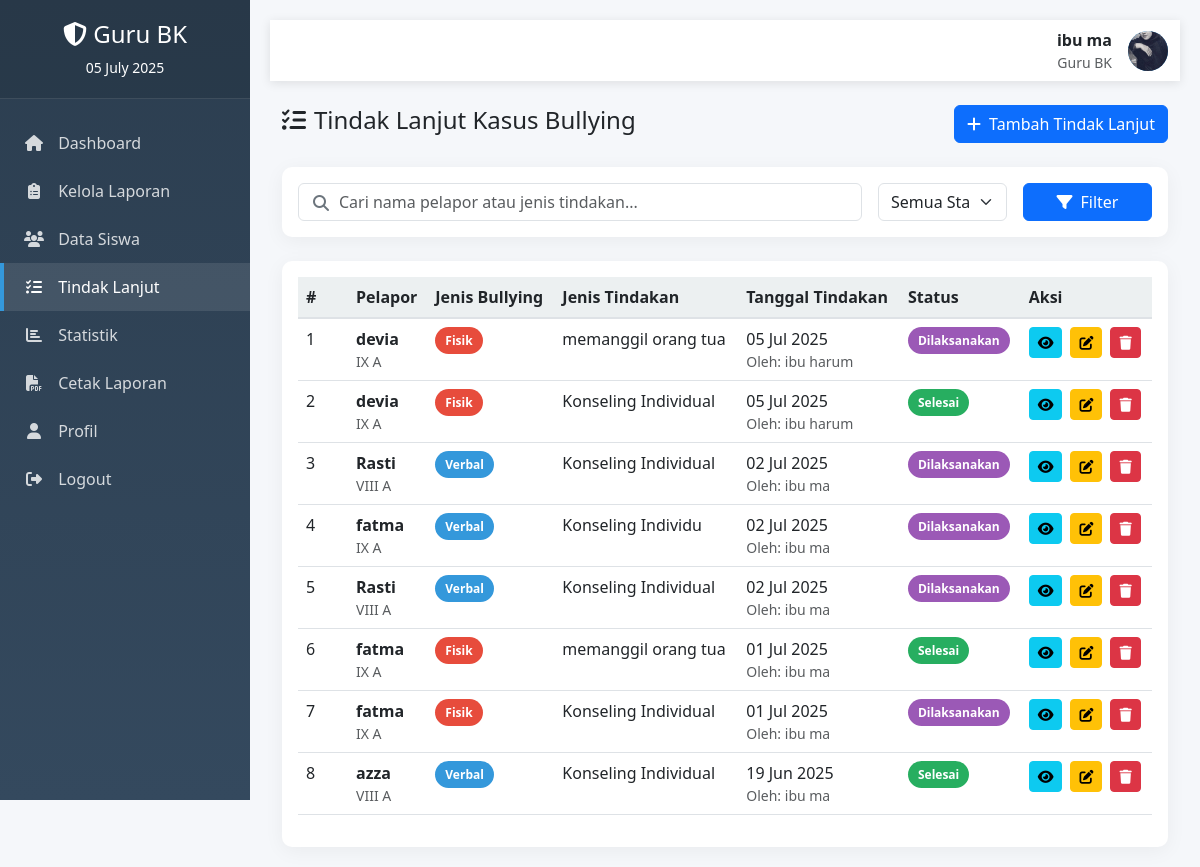
The app's page /teacher/tindak_lanjut.php (signed in) with its own data.
### tables this page shows
CREATE TABLE `guru_bk` (
  `id_guru` int(11) NOT NULL,
  `nip` varchar(18) NOT NULL,
  `nama_guru` varchar(100) NOT NULL,
  `username` varchar(50) NOT NULL,
  `password` varchar(255) NOT NULL,
  `foto` varchar(255) DEFAULT NULL,
  `status` enum('Aktif','Tidak Aktif') DEFAULT 'Aktif',
  `created_at` timestamp NOT NULL DEFAULT current_timestamp(),
  `updated_at` timestamp NOT NULL DEFAULT current_timestamp() ON UPDATE current_timestamp()
);

CREATE TABLE `tindak_lanjut` (
  `id_tindak_lanjut` int(11) NOT NULL,
  `id_laporan` int(11) NOT NULL,
  `jenis_tindakan` varchar(100) NOT NULL,
  `deskripsi_tindakan` text NOT NULL,
  `tanggal_tindakan` date NOT NULL,
  `id_guru_pelaksana` int(11) NOT NULL,
  `status_tindakan` enum('Direncanakan','Dilaksanakan','Selesai') DEFAULT 'Direncanakan',
  `hasil_tindakan` text DEFAULT NULL,
  `created_at` timestamp NOT NULL DEFAULT current_timestamp()
);

CREATE TABLE `siswa` (
  `id_siswa` int(11) NOT NULL,
  `nisn` varchar(10) NOT NULL COMMENT 'Nomor Induk Siswa Nasional',
  `nama_siswa` varchar(100) NOT NULL,
  `kelas` varchar(10) NOT NULL,
  `jenis_kelamin` enum('Laki-laki','Perempuan') NOT NULL,
  `alamat` text DEFAULT NULL,
  `no_hp_ortu` varchar(15) NOT NULL,
  `password` varchar(255) NOT NULL,
  `foto` varchar(255) DEFAULT NULL,
  `status` enum('Aktif','Tidak Aktif') DEFAULT 'Aktif',
  `created_at` timestamp NOT NULL DEFAULT current_timestamp(),
  `updated_at` timestamp NOT NULL DEFAULT current_timestamp() ON UPDATE current_timestamp()
);

CREATE TABLE `laporan_bullying` (
  `id_laporan` int(11) NOT NULL,
  `id_siswa_pelapor` int(11) NOT NULL,
  `nama_pelaku` varchar(100) NOT NULL,
  `kelas_pelaku` varchar(10) NOT NULL,
  `jenis_bullying` enum('Fisik','Verbal','Sosial','Cyber') NOT NULL,
  `tingkat_bullying` enum('Ringan','Sedang','Berat') NOT NULL,
  `deskripsi_kejadian` text NOT NULL,
  `lokasi_kejadian` varchar(255) NOT NULL,
  `tanggal_kejadian` date NOT NULL,
  `waktu_kejadian` time DEFAULT NULL,
  `saksi` varchar(255) DEFAULT NULL,
  `status_laporan` enum('Menunggu','Diproses','Selesai','Ditolak') DEFAULT 'Menunggu',
  `id_guru_penangani` int(11) DEFAULT NULL,
  `catatan_guru` text DEFAULT NULL,
  `tanggal_penanganan` datetime DEFAULT NULL,
  `created_at` timestamp NOT NULL DEFAULT current_timestamp(),
  `updated_at` timestamp NOT NULL DEFAULT current_timestamp() ON UPDATE current_timestamp(),
  `id_siswa_pelaku` int(11) DEFAULT NULL
);

### config/koneksi.php (called while the page is built, shortened)
<?php
$conn = new mysqli(DB_HOST, DB_USER, DB_PASS, DB_NAME);
$conn->set_charset("utf8");
function get_logged_in_user() {
    global $conn;
    $user_id = $_SESSION['user_id'];
    $user_type = $_SESSION['user_type'];
    if ($user_type == 'siswa') {
        $stmt = $conn->prepare("SELECT * FROM siswa WHERE id_siswa = ?");
        $stmt->bind_param("i", $user_id);
    } else {
        $stmt = $conn->prepare("SELECT * FROM guru_bk WHERE id_guru = ?");
        $stmt->bind_param("i", $user_id);
    }
    $stmt->execute();
    $result = $stmt->get_result();
    if ($result->num_rows > 0) {
        return $result->fetch_assoc();
    }
    return null;
}
?>

### teacher/tindak_lanjut.php (the view, shortened to what this page needs)
<?php
require_once '../config/koneksi.php';
$guru = get_logged_in_user();
$query = "SELECT tl.*, lb.jenis_bullying, lb.status_laporan,
          s.nama_siswa as nama_pelapor, s.kelas as kelas_pelapor,
          gb.nama_guru as nama_guru_pelaksana
          FROM tindak_lanjut tl
          JOIN laporan_bullying lb ON tl.id_laporan = lb.id_laporan
          JOIN siswa s ON lb.id_siswa_pelapor = s.id_siswa
          LEFT JOIN guru_bk gb ON tl.id_guru_pelaksana = gb.id_guru
          ORDER BY tl.tanggal_tindakan DESC, tl.created_at DESC";
$result = $conn->query($query);
$search = isset($_GET['search']) ? clean_input($_GET['search']) : '';
?>
<!DOCTYPE html>
<html lang="id">
<head>
    <link rel="stylesheet" href="https://cdnjs.cloudflare.com/ajax/libs/font-awesome/6.4.0/css/all.min.css">
    <link href="https://cdn.jsdelivr.net/npm/bootstrap@5.3.0/dist/css/bootstrap.min.css" rel="stylesheet">
</head>
<body>
    <div class="sidebar">
        <div class="sidebar-header text-center">
            <h4><i class="fas fa-shield-alt"></i> Guru BK</h4>
            <p class="mb-0 small"><?= date('d F Y') ?></p>
        </div>
        <div class="sidebar-menu">
            <a href="dashboard.php"><i class="fas fa-home"></i> Dashboard</a>
            <a href="kelola_laporan.php"><i class="fas fa-clipboard-list"></i> Kelola Laporan</a>
            <a href="kelola_siswa.php"><i class="fas fa-users"></i> Data Siswa</a>
            <a href="tindak_lanjut.php" class="active"><i class="fas fa-tasks"></i> Tindak Lanjut</a>
            <a href="statistik.php"><i class="fas fa-chart-bar"></i> Statistik</a>
            <a href="cetak_laporan.php"><i class="fas fa-file-pdf"></i> Cetak Laporan</a>
            <a href="profile.php"><i class="fas fa-user"></i> Profil</a>
            <a href="../logout.php"><i class="fas fa-sign-out-alt"></i> Logout</a>
        </div>
    </div>
    <div class="main-content">
        <nav class="navbar navbar-expand-lg navbar-light navbar-custom mb-4">
            <div class="container-fluid">
                 <div class="d-flex align-items-center ms-auto">
                    <div class="me-3 text-end">
                        <div class="fw-bold"><?= htmlspecialchars($guru['nama_guru']) ?></div>
                        <div class="small text-muted">Guru BK</div>
                    </div>
                    <div class="user-avatar">
                        <?php if (!empty($guru['foto'])): ?>
                            <img src="../assets/uploads/foto_guru/<?= htmlspecialchars($guru['foto']) ?>" alt="Foto Profil" class="foto-siswa">
                        <?php else: ?>
                            <?= strtoupper(substr($guru['nama_guru'], 0, 1)) ?>
                        <?php endif; ?>
                    </div>
                </div>
            </div>
        </nav>
        <div class="container-fluid">
            <div class="d-flex justify-content-between align-items-center mb-4">
                <h4><i class="fas fa-tasks me-2"></i>Tindak Lanjut Kasus Bullying</h4>
                <a href="#" class="btn btn-primary" data-bs-toggle="modal" data-bs-target="#tambahTindakLanjutModal">
                    <i class="fas fa-plus me-2"></i>Tambah Tindak Lanjut
                </a>
            </div>
            <div class="card card-custom mb-4">
                <div class="card-body">
                    <form method="GET" class="row g-3">
                        <div class="col-md-8">
                            <div class="search-box">
                                <i class="fas fa-search"></i>
                                <input type="text" class="form-control" name="search" placeholder="Cari nama pelapor atau jenis tindakan..."
                                       value="<?= htmlspecialchars($search) ?>">
                            </div>
                        </div>
                        <div class="col-md-2">
                            <select class="form-select" name="status">
                                <option value="">Semua Status</option>
                            </select>
                        </div>
                        <div class="col-md-2">
                            <button type="submit" class="btn btn-primary w-100">
                                <i class="fas fa-filter me-2"></i>Filter
                            </button>
                        </div>
                    </form>
                </div>
            </div>
            <div class="card card-custom">
                <div class="card-body">
                    <div class="table-responsive">
                        <table class="table table-hover table-custom">
                            <thead>
                                <tr>
                                    <th width="50px">#</th>
                                    <th>Pelapor</th>
                                    <th>Jenis Bullying</th>
                                    <th>Jenis Tindakan</th>
                                    <th>Tanggal Tindakan</th>
                                    <th>Status</th>
                                    <th>Aksi</th>
                                </tr>
                            </thead>
                            <tbody>
                                <?php if ($result->num_rows > 0): ?>
                                    <?php $no = 1; ?>
                                    <?php while ($tindak = $result->fetch_assoc()): ?>
                                        <tr>
                                            <td><?= $no++ ?></td>
                                            <td>
                                                <strong><?= htmlspecialchars($tindak['nama_pelapor']) ?></strong>
                                                <div class="small text-muted"><?= htmlspecialchars($tindak['kelas_pelapor']) ?></div>
                                            </td>
                                            <td>
                                                <span class="badge-jenis jenis-<?= strtolower($tindak['jenis_bullying']) ?>">
                                                    <?= htmlspecialchars($tindak['jenis_bullying']) ?>
                                                </span>
                                            </td>
                                            <td><?= htmlspecialchars($tindak['jenis_tindakan']) ?></td>
                                            <td>
                                                <?= date('d M Y', strtotime($tindak['tanggal_tindakan'])) ?>
                                                <div class="small text-muted">
                                                    <?= !empty($tindak['nama_guru_pelaksana']) ? 'Oleh: ' . htmlspecialchars($tindak['nama_guru_pelaksana']) : '' ?>
                                                </div>
                                            </td>
                                            <td>
                                                <span class="status-badge status-<?= strtolower($tindak['status_tindakan']) ?>">
                                                    <?= htmlspecialchars($tindak['status_tindakan']) ?>
                                                </span>
                                            </td>
                                            <td>
                                                <div class="d-flex gap-2">
                                                    <a href="detail_tindak_lanjut.php?id=<?= $tindak['id_tindak_lanjut'] ?>" class="btn btn-sm btn-info">
                                                        <i class="fas fa-eye"></i>
                                                    </a>
                                                    <button class="btn btn-sm btn-warning" data-bs-toggle="modal"
                                                            data-bs-target="#editTindakLanjutModal<?= $tindak['id_tindak_lanjut'] ?>">
                                                        <i class="fas fa-edit"></i>
                                                    </button>
                                                    <button class="btn btn-sm btn-danger" data-bs-toggle="modal"
                                                            data-bs-target="#hapusTindakLanjutModal<?= $tindak['id_tindak_lanjut'] ?>">
                                                        <i class="fas fa-trash"></i>
                                                    </button>
                                                </div>
                                            </td>
                                        </tr>
                                    <?php endwhile; ?>
                                <?php endif; ?>
                            </tbody>
                        </table>
                    </div>
                </div>
            </div>
        </div>
    </div>
</body>
</html>

### teacher/tindak_lanjut.php (style rules this page uses)
:root { --primary: #3498db; --secondary: #2c3e50; --success: #27ae60; --danger: #e74c3c; --warning: #f39c12; --info: #9b59b6; --light: #ecf0f1; --dark: #34495e; }
body { font-family: 'Segoe UI', Tahoma, Geneva, Verdana, sans-serif; background-color: #f5f7fa; }
.sidebar { width: 250px; min-height: 100vh; background: linear-gradient(to bottom, var(--secondary), var(--dark)); color: white; position: fixed; transition: all 0.3s; z-index: 1000; }
.sidebar-header { padding: 20px; background: rgba(0, 0, 0, 0.1); border-bottom: 1px solid rgba(255, 255, 255, 0.1); }
.sidebar-menu { padding: 20px 0; }
.sidebar-menu a { display: block; padding: 12px 20px; color: rgba(255, 255, 255, 0.8); text-decoration: none; transition: all 0.3s; border-left: 4px solid transparent; }
.sidebar-menu a:hover, .sidebar-menu a.active { background: rgba(255, 255, 255, 0.1); color: white; border-left-color: var(--primary); }
.sidebar-menu i { margin-right: 10px; width: 20px; text-align: center; }
.main-content { margin-left: 250px; padding: 20px; min-height: 100vh; }
.navbar-custom { background-color: white; box-shadow: 0 2px 10px rgba(0, 0, 0, 0.1); }
.card-custom { border-radius: 10px; border: none; box-shadow: 0 4px 20px rgba(0, 0, 0, 0.05); }
.table-custom th { background-color: var(--light); border-bottom: 2px solid #dee2e6; }
.user-avatar { width: 40px; height: 40px; border-radius: 50%; background-color: var(--primary); color: white; display: flex; align-items: center; justify-content: center; font-weight: bold; overflow: hidden; }
.user-avatar img { width: 100%; height: 100%; object-fit: cover; }
.status-badge { padding: 5px 10px; border-radius: 20px; font-size: 12px; font-weight: 600; }
.status-dilaksanakan { background-color: var(--info); color: white; }
.status-selesai { background-color: var(--success); color: white; }
.badge-jenis { padding: 5px 10px; border-radius: 20px; font-size: 12px; font-weight: 600; }
.jenis-fisik { background-color: #e74c3c; color: white; }
.jenis-verbal { background-color: #3498db; color: white; }
.search-box { position: relative; }
.search-box .form-control { padding-left: 40px; }
.search-box i { position: absolute; left: 15px; top: 12px; color: #6c757d; }

### records on screen
guru_bk: nama_guru "ibu ma", foto (picture)
tindak_lanjut: siswa.nama_siswa "devia", siswa.kelas "IX A", id_laporan.jenis_bullying "Fisik", jenis_tindakan "memanggil orang tua", tanggal_tindakan "05 Jul 2025", id_guru_pelaksana.nama_guru "ibu harum", status_tindakan "Dilaksanakan"
tindak_lanjut: siswa.nama_siswa "devia", siswa.kelas "IX A", id_laporan.jenis_bullying "Fisik", jenis_tindakan "Konseling Individual", tanggal_tindakan "05 Jul 2025", id_guru_pelaksana.nama_guru "ibu harum", status_tindakan "Selesai"
tindak_lanjut: siswa.nama_siswa "Rasti", siswa.kelas "VIII A", id_laporan.jenis_bullying "Verbal", jenis_tindakan "Konseling Individual", tanggal_tindakan "02 Jul 2025", id_guru_pelaksana.nama_guru "ibu ma", status_tindakan "Dilaksanakan"
tindak_lanjut: siswa.nama_siswa "fatma", siswa.kelas "IX A", id_laporan.jenis_bullying "Verbal", jenis_tindakan "Konseling Individu", tanggal_tindakan "02 Jul 2025", id_guru_pelaksana.nama_guru "ibu ma", status_tindakan "Dilaksanakan"
tindak_lanjut: siswa.nama_siswa "Rasti", siswa.kelas "VIII A", id_laporan.jenis_bullying "Verbal", jenis_tindakan "Konseling Individual", tanggal_tindakan "02 Jul 2025", id_guru_pelaksana.nama_guru "ibu ma", status_tindakan "Dilaksanakan"
tindak_lanjut: siswa.nama_siswa "fatma", siswa.kelas "IX A", id_laporan.jenis_bullying "Fisik", jenis_tindakan "memanggil orang tua", tanggal_tindakan "01 Jul 2025", id_guru_pelaksana.nama_guru "ibu ma", status_tindakan "Selesai"
tindak_lanjut: siswa.nama_siswa "fatma", siswa.kelas "IX A", id_laporan.jenis_bullying "Fisik", jenis_tindakan "Konseling Individual", tanggal_tindakan "01 Jul 2025", id_guru_pelaksana.nama_guru "ibu ma", status_tindakan "Dilaksanakan"
tindak_lanjut: siswa.nama_siswa "azza", siswa.kelas "VIII A", id_laporan.jenis_bullying "Verbal", jenis_tindakan "Konseling Individual", tanggal_tindakan "19 Jun 2025", id_guru_pelaksana.nama_guru "ibu ma", status_tindakan "Selesai"
